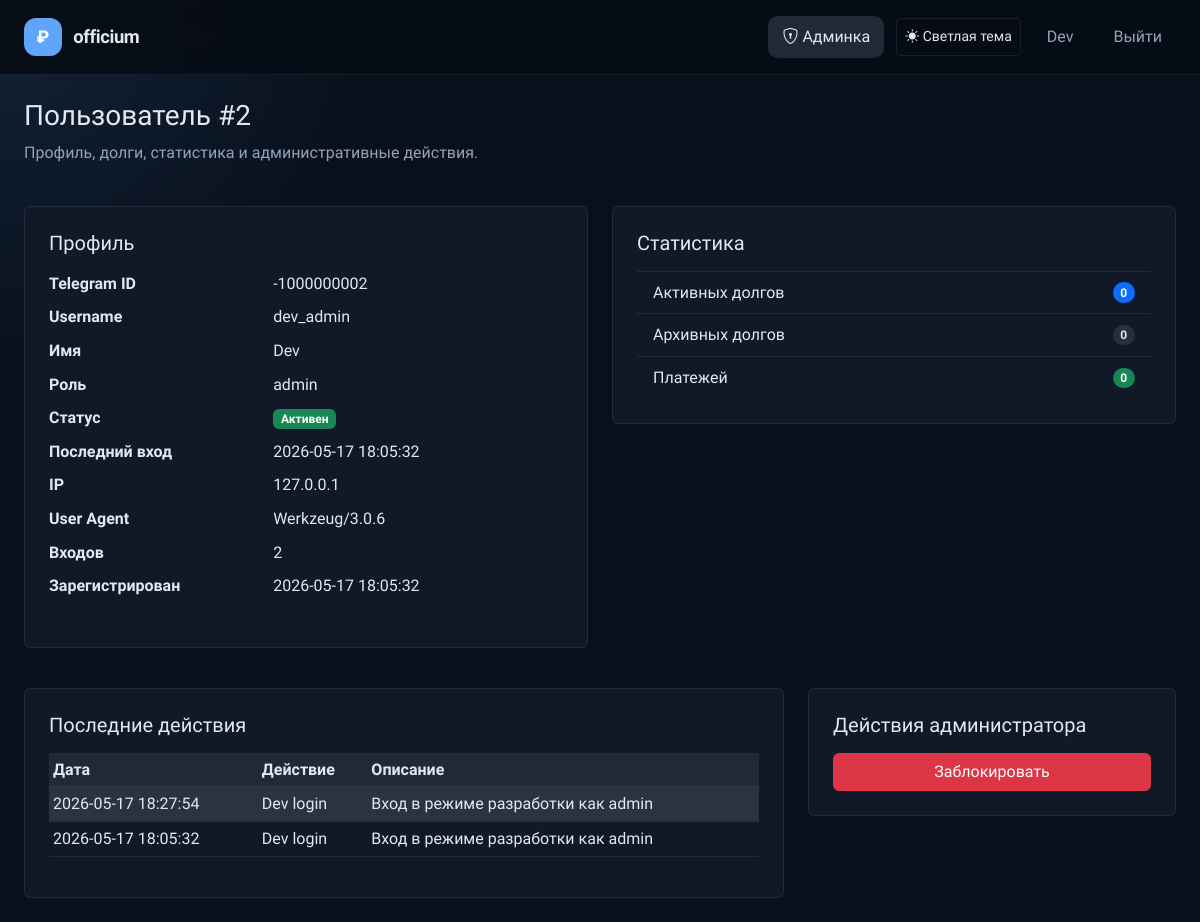
The page /admin/users/2 (signed in) on the database its author committed.
### app/models.py (models this page shows, shortened)
class User(UserMixin, db.Model):
    __tablename__ = 'users'
    id = db.Column(db.Integer, primary_key=True)
    telegram_id = db.Column(db.BigInteger, unique=True, nullable=False)
    username = db.Column(db.String(80), nullable=True)
    first_name = db.Column(db.String(100), nullable=True)
    last_name = db.Column(db.String(100), nullable=True)
    photo_url = db.Column(db.String(255), nullable=True)
    auth_date = db.Column(db.DateTime, nullable=True)
    created_at = db.Column(db.DateTime, default=datetime.utcnow, nullable=False)
    role = db.Column(db.Enum('user', 'admin', 'superadmin'), nullable=False, default='user')
    is_blocked = db.Column(db.Boolean, default=False, nullable=False)
    last_login_ip = db.Column(db.String(100), nullable=True)
    last_user_agent = db.Column(db.Text, nullable=True)
    login_count = db.Column(db.Integer, default=0, nullable=False)
    google_id = db.Column(db.String(50), unique=True, nullable=True)
    email = db.Column(db.String(120), nullable=True, index=True)
    avatar_url = db.Column(db.String(255), nullable=True)
    debts = db.relationship('Debt', back_populates='user', lazy=True, cascade='all, delete-orphan')
    incomes = db.relationship('Income', back_populates='user', lazy=True, cascade='all, delete-orphan')
    expenses = db.relationship('Expense', back_populates='user', lazy=True, cascade='all, delete-orphan')
    activity_logs = db.relationship('ActivityLog', back_populates='user', lazy=True, cascade='all, delete-orphan')
    @property
    def is_admin(self):
        return self.role in ('admin', 'superadmin')
    @property
    def is_superadmin(self):
        return self.role == 'superadmin'

class ActivityLog(db.Model):
    __tablename__ = 'activity_logs'
    id = db.Column(db.Integer, primary_key=True)
    user_id = db.Column(db.Integer, db.ForeignKey('users.id'), nullable=True)
    action = db.Column(db.String(100), nullable=False)
    entity_type = db.Column(db.String(50), nullable=True)
    entity_id = db.Column(db.Integer, nullable=True)
    description = db.Column(db.Text, nullable=True)
    ip_address = db.Column(db.String(100), nullable=True)
    user_agent = db.Column(db.Text, nullable=True)
    created_at = db.Column(db.DateTime, default=datetime.utcnow)
    user = db.relationship('User', back_populates='activity_logs')

### app/routes/admin.py (the view, shortened to what this page needs)
    @app.route('/admin/users/<int:user_id>', methods=['GET', 'POST'])
    @admin_required
    def admin_user_detail(user_id):
        user = User.query.get_or_404(user_id)
        active_debts = Debt.query.filter_by(user_id=user.id, status='active').count()
        archived_debts = Debt.query.filter_by(user_id=user.id, status='archived').count()
        payments = Payment.query.join(Debt).filter(Debt.user_id == user.id).count()
        recent_actions = ActivityLog.query.filter_by(user_id=user.id).order_by(ActivityLog.created_at.desc()).limit(20).all()
        return render_template('admin_user_detail.html', user=user, active_debts=active_debts, archived_debts=archived_debts, payments=payments, recent_actions=recent_actions, success_message=request.args.get('success'))

### app/utils.py (called while the page is built)
def get_setting(key, default=None):
    try:
        setting = AppSetting.query.filter_by(key=key).first()
        return setting.value if setting else default
    except Exception:
        return default

def get_dictionary_values(dictionary_type):
    try:
        entries = DictionaryEntry.query.filter_by(dictionary_type=dictionary_type, is_active=True).order_by(DictionaryEntry.value.asc()).all()
        return [entry.value for entry in entries]
    except Exception:
        return []

def admin_required(view):
    @wraps(view)
    def wrapper(*args, **kwargs):
        if not getattr(current_user, 'is_authenticated', False) or not getattr(current_user, 'is_admin', False):
            return redirect(url_for('index'))
        return view(*args, **kwargs)
    return wrapper

### templates/admin_user_detail.html (shortened to what this page needs)
{% extends 'base.html' %}
{% block content %}
<div class="d-flex justify-content-between align-items-start mb-4">
    <div>
        <h1 class="h3">Пользователь #{{ user.id }}</h1>
        <p class="text-muted">Профиль, долги, статистика и административные действия.</p>
    </div>
</div>
<div class="row g-4">
    <div class="col-lg-6">
        <div class="card p-4">
            <h5 class="mb-3">Профиль</h5>
            <dl class="row">
                <dt class="col-5">Telegram ID</dt>
                <dd class="col-7">{{ user.telegram_id }}</dd>
                <dt class="col-5">Username</dt>
                <dd class="col-7">{{ user.username or '—' }}</dd>
                <dt class="col-5">Имя</dt>
                <dd class="col-7">{{ user.first_name or '—' }}</dd>
                <dt class="col-5">Роль</dt>
                <dd class="col-7">{{ user.role }}</dd>
                <dt class="col-5">Статус</dt>
                <dd class="col-7">{% if user.is_blocked %}<span class="badge bg-danger">Заблокирован</span>{% else %}<span class="badge bg-success">Активен</span>{% endif %}</dd>
                <dt class="col-5">Последний вход</dt>
                <dd class="col-7">{{ user.auth_date.strftime('%Y-%m-%d %H:%M:%S') if user.auth_date else '—' }}</dd>
                <dt class="col-5">IP</dt>
                <dd class="col-7">{{ user.last_login_ip or '—' }}</dd>
                <dt class="col-5">User Agent</dt>
                <dd class="col-7">{{ user.last_user_agent or '—' }}</dd>
                <dt class="col-5">Входов</dt>
                <dd class="col-7">{{ user.login_count }}</dd>
                <dt class="col-5">Зарегистрирован</dt>
                <dd class="col-7">{{ user.created_at.strftime('%Y-%m-%d %H:%M:%S') if user.created_at else '—' }}</dd>
            </dl>
        </div>
    </div>
    <div class="col-lg-6">
        <div class="card p-4">
            <h5 class="mb-3">Статистика</h5>
            <ul class="list-group list-group-flush">
                <li class="list-group-item d-flex justify-content-between align-items-center">
                    Активных долгов
                    <span class="badge bg-primary rounded-pill">{{ active_debts }}</span>
                </li>
                <li class="list-group-item d-flex justify-content-between align-items-center">
                    Архивных долгов
                    <span class="badge bg-secondary rounded-pill">{{ archived_debts }}</span>
                </li>
                <li class="list-group-item d-flex justify-content-between align-items-center">
                    Платежей
                    <span class="badge bg-success rounded-pill">{{ payments }}</span>
                </li>
            </ul>
        </div>
    </div>
</div>
<div class="row g-4 mt-3">
    <div class="col-lg-8">
        <div class="card p-4">
            <h5 class="mb-3">Последние действия</h5>
            <div class="table-responsive">
                <table class="table table-sm table-striped align-middle">
                    <thead>
                        <tr>
                            <th>Дата</th>
                            <th>Действие</th>
                            <th>Описание</th>
                        </tr>
                    </thead>
                    <tbody>
                        {% for action in recent_actions %}
                        <tr>
                            <td>{{ action.created_at.strftime('%Y-%m-%d %H:%M:%S') }}</td>
                            <td>{{ action.action }}</td>
                            <td>{{ action.description or '—' }}</td>
                        </tr>
                        {% else %}
                        <tr>
                            <td colspan="3" class="text-center text-muted">Нет действий.</td>
                        </tr>
                        {% endfor %}
                    </tbody>
                </table>
            </div>
        </div>
    </div>
    <div class="col-lg-4">
        <div class="card p-4">
            <h5 class="mb-3">Действия администратора</h5>
            <form method="post" class="d-grid gap-2">
                {% if user.is_blocked %}
                <button type="submit" name="action" value="unblock" class="btn btn-success">Разблокировать</button>
                {% else %}
                <button type="submit" name="action" value="block" class="btn btn-danger">Заблокировать</button>
                {% endif %}
            </form>
        </div>
    </div>
</div>
{% endblock %}

### templates/base.html (shortened to what this page needs)
<!DOCTYPE html>
<html lang="ru" data-theme="dark" data-bs-theme="dark">
<head>
    <link href="https://cdn.jsdelivr.net/npm/bootstrap@5.3.2/dist/css/bootstrap.min.css" rel="stylesheet">
    <link href="https://cdn.jsdelivr.net/npm/bootstrap-icons@1.11.3/font/bootstrap-icons.css" rel="stylesheet">
    <link href="{{ url_for('static', filename='css/style.css') }}" rel="stylesheet">
</head>
<body>
<nav class="navbar navbar-expand-lg">
    <div class="container-fluid px-4">
        <a class="navbar-brand" href="/">
            <span class="brand-icon">₽</span>
            <span class="brand-text">{{ app_name }}</span>
        </a>
        <div class="collapse navbar-collapse" id="navbarNav">
            <ul class="navbar-nav ms-auto align-items-center gap-1">
                {% set show_user_nav = not (current_user.is_authenticated and current_user.is_admin and request.path.startswith('/admin')) %}
                {% if current_user.is_authenticated and current_user.is_admin %}
                <li class="nav-item">
                    <a class="nav-link {% if request.path.startswith('/admin') %}active{% endif %}" href="{{ url_for('admin_dashboard') }}">
                        <i class="bi bi-shield-lock me-1"></i>Админка
                    </a>
                </li>
                {% endif %}
                <li class="nav-item ms-2">
                    <button id="themeToggleBtn" class="btn btn-outline-secondary btn-sm" type="button" aria-label="Переключить тему"></button>
                </li>
                <li class="nav-item ms-2">
                    {% if current_user.is_authenticated %}
                    <span class="nav-link disabled pe-0">{{ current_user.first_name or current_user.username or 'Пользователь' }}</span>
                    {% endif %}
                </li>
                <li class="nav-item ms-2">
                    {% if current_user.is_authenticated %}
                    <a class="nav-link" href="{{ url_for('logout') }}">Выйти</a>
                    {% else %}
                    <a class="nav-link" href="{{ url_for('login') }}">Войти</a>
                    {% endif %}
                </li>
            </ul>
        </div>
    </div>
</nav>
<main class="app-main container-fluid px-4 py-4">
    {% block content %}{% endblock %}
</main>
<div class="toast-container position-fixed bottom-0 end-0 p-3" style="z-index:9999">
</div>
</body>
</html>

### static/css/style.css (style rules this page uses)
:root { --bg: #f4f6fb; --bg-card: #ffffff; --bg-card-2: #f8fafc; --border: #d9e2ec; --border-hov: #c1cdd9; --text: #111827; --text-muted: #64748b; --text-dim: #475569; --primary: #2563eb; --primary-dk: #1d4ed8; --success: #16a34a; --warning: #d97706; --danger: #dc2626; --orange: #ea580c; --split-clr: #8b5cf6; --card-radius: 14px; --transition: 0.18s ease; }
:root[data-theme="dark"] { --bg: #08101c; --bg-card: #111827; --bg-card-2: #1f2937; --border: rgba(255,255,255,0.08); --border-hov: rgba(255,255,255,0.18); --text: #e2e8f0; --text-muted: #94a3b8; --text-dim: #cbd5e1; --primary: #60a5fa; --primary-dk: #3b82f6; --success: #34d399; --warning: #fbbf24; --danger: #f87171; --orange: #fb923c; --split-clr: #c084fc; }
* { box-sizing: border-box; }
body { font-family: 'Onest', system-ui, sans-serif; background: radial-gradient(circle at top left, rgba(96,165,250,0.15), transparent 25%), var(--bg); color: var(--text); min-height: 100vh; line-height: 1.6; }
.app-main { max-width: 1320px; margin: 0 auto; padding: 1.5rem 1rem 3rem; }
body, .navbar, .modal-content, .dropdown-menu, .toast, .alert, .table, .table th, .table td, .form-control, .form-select, .form-label, .form-text, .dropdown-item, .page-link, .list-group-item, .card, .card-body, .card-header, .card-footer, .accordion-item, .accordion-button, .accordion-body, .breadcrumb-item { color: var(--text); background: transparent; }
.card { background: var(--bg-card); border: 1px solid var(--border); }
.card-body, .card-header, .card-footer, .accordion-body, .accordion-button, .list-group-item, .dropdown-item, .breadcrumb-item, .page-link { background: var(--bg-card); color: var(--text) !important; border-color: var(--border); }
html[data-theme="dark"] { color-scheme: dark; }
html[data-theme="dark"] body { background: radial-gradient(circle at top left, rgba(96,165,250,0.12), transparent 25%), var(--bg); }
html[data-theme="dark"] .text-muted { color: var(--text-muted) !important; }
html[data-theme="dark"] .table, html[data-theme="dark"] .table th, html[data-theme="dark"] .table td { color: var(--text) !important; }
html[data-theme="dark"] .table tbody tr { background: var(--bg-card) !important; }
html[data-theme="dark"] .table.table-striped tbody tr:nth-of-type(odd) { background: var(--bg-card-2) !important; }
html[data-theme="dark"] .badge.bg-secondary { background-color: rgba(148,163,184,0.18) !important; color: var(--text) !important; }
html[data-theme="dark"] .badge.bg-primary, html[data-theme="dark"] .badge.bg-success, html[data-theme="dark"] .badge.bg-danger, html[data-theme="dark"] .badge.bg-warning, html[data-theme="dark"] .badge.bg-info { color: #fff !important; }
a { color: var(--primary); }
.table { background: transparent; color: var(--text); }
.table thead th { background: var(--bg-card-2); color: var(--text); border-color: var(--border); }
.table tbody tr { background: var(--bg-card); }
.table.table-striped tbody tr:nth-of-type(odd) { background-color: var(--bg-card-2); }
.table th, .table td { border-color: var(--border); color: var(--text); }
.navbar { background: rgba(255,255,255,0.85); backdrop-filter: blur(16px); border-bottom: 1px solid var(--border); padding: 0.8rem 0; position: sticky; top: 0; z-index: 1000; }
html[data-theme="dark"] .navbar { background: rgba(7, 12, 21, 0.92); }
.navbar .container-fluid { gap: 0.75rem; }
.navbar-brand { display: inline-flex; align-items: center; gap: 0.7rem; font-weight: 700; }
.brand-icon { display: inline-flex; align-items: center; justify-content: center; width: 38px; height: 38px; background: var(--primary); border-radius: 12px; font-weight: 800; font-size: 1.1rem; color: #fff; }
.brand-text { font-weight: 700; font-size: 1.15rem; color: var(--text); letter-spacing: -0.02em; }
.nav-link { color: var(--text-muted) !important; font-weight: 500; border-radius: 10px; padding: 8px 14px !important; transition: var(--transition); }
.nav-link:hover, .nav-link.active { color: var(--text) !important; background: var(--bg-card-2); }
.navbar-nav { align-items: center; }
.navbar .btn { min-height: 38px; }
.app-main { padding-top: 2.5rem; }
.btn-outline-primary, .btn-outline-secondary, .btn-outline-success, .btn-outline-danger, .btn-outline-warning, .btn-outline-info, .btn-outline-dark, .btn-outline-light { color: var(--text); background: transparent; border-color: var(--border); transition: var(--transition); }

### rows shown on the page
User: first_name "Dev", id "2", telegram_id "-1000000002", username "dev_admin", role "admin", auth_date "2026-05-17 18:05:32", last_login_ip "127.0.0.1", last_user_agent "Werkzeug/3.0.6", login_count "2", created_at "2026-05-17 18:05:32"
ActivityLog: created_at "2026-05-17 18:27:54", action "Dev login", description "Вход в режиме разработки как admin"
ActivityLog: created_at "2026-05-17 18:05:32", action "Dev login", description "Вход в режиме разработки как admin"

### other values the page prints
{{ app_name }} "officium"
{{ active_debts }} "0"
{{ archived_debts }} "0"
{{ payments }} "0"
